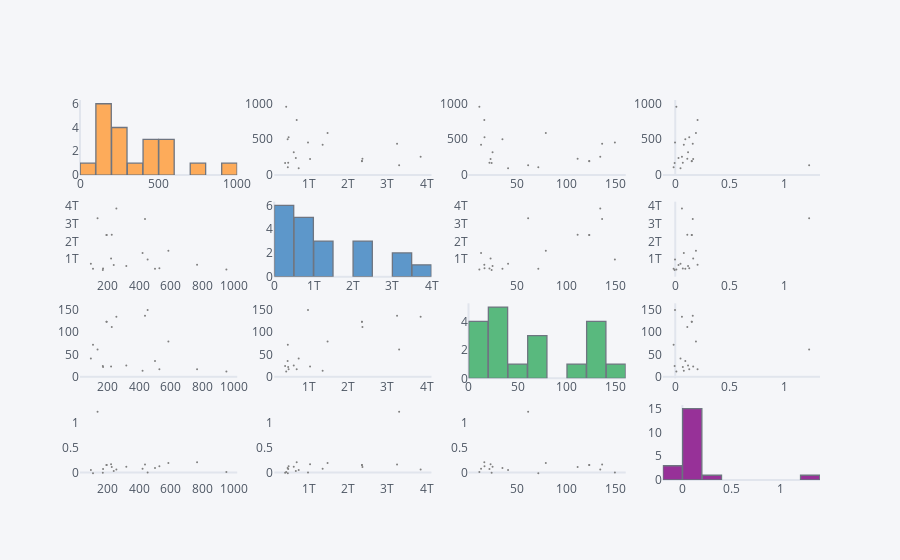

Notebook source saved alongside this figure:
### Code cell
import cufflinks as cf #1
from plotly.offline import download_plotlyjs, init_notebook_mode, plot, iplot #2
init_notebook_mode(connected=True) #3
cf.go_offline() #4
df_matrix.set_index('Symbol', inplace=True)
df_matrix.scatter_matrix()

### Figure 1 — Plotly figure (JSON) as saved in the notebook; plotly's stock layout.template omitted (floating-point values rounded to 4 significant figures)
{"data": [{"histfunc": "count", "histnorm": "", "marker": {"color": "rgba(255, 153, 51, 1.0)", "line": {"color": "#4D5663", "width": 1.3}}, "name": "Currentprice", "nbinsx": 10, "opacity": 0.8, "orientation": "v", "type": "histogram", "x": [254.5, 134.7, 436.6, 224.9, 191.4, 193.0, 585.2, 421.1, 220.8, 453.2, 92.24, 767.8, 237.6, 317.7, 528.0, 169.7, 105.9, 500.1, 954.1, 168.1], "xaxis": "x", "yaxis": "y"}, {"line": {"color": "rgba(128, 128, 128, 1.0)", "dash": "solid", "shape": "linear", "width": 1.3}, "marker": {"size": 2, "symbol": "circle"}, "mode": "markers", "name": "Currentprice", "text": "", "type": "scatter", "x": [3846819807232, 3298803056640, 3246068596736, 2365033807872, 2351625142272, 2351623045120, 1477457739776, 1351627833344, 1031217348608, 978776031232, 740999888896, 690458853376, 668924837888, 615235846144, 484642324480, 474532249600, 465308188672, 460261654528, 423510736896, 395788025856], "xaxis": "x2", "y": [254.5, 134.7, 436.6, 224.9, 191.4, 193.0, 585.2, 421.1, 220.8, 453.2, 92.24, 767.8, 237.6, 317.7, 528.0, 169.7, 105.9, 500.1, 954.1, 168.1], "yaxis": "y2"}, {"line": {"color": "rgba(128, 128, 128, 1.0)", "dash": "solid", "shape": "linear", "width": 1.3}, "marker": {"size": 2, "symbol": "circle"}, "mode": "markers", "name": "Currentprice", "text": "", "type": "scatter", "x": [134.7, 61.18, 136.6, 111.6, 123.5, 123.5, 79.21, 13.24, 22.96, 149.5, 40.78, 16.57, null, 24.97, 16.78, 21.8, 71.54, 35.04, 11.52, 24.04], "xaxis": "x3", "y": [254.5, 134.7, 436.6, 224.9, 191.4, 193.0, 585.2, 421.1, 220.8, 453.2, 92.24, 767.8, 237.6, 317.7, 528.0, 169.7, 105.9, 500.1, 954.1, 168.1], "yaxis": "y3"}, {"line": {"color": "rgba(128, 128, 128, 1.0)", "dash": "solid", "shape": "linear", "width": 1.3}, "marker": {"size": 2, "symbol": "circle"}, "mode": "markers", "name": "Currentprice", "text": "", "type": "scatter", "x": [0.061, 1.224, 0.16, 0.11, 0.151, 0.151, 0.189, 0.078, 0.164, -0.002, 0.048, 0.204, 0.03, 0.117, 0.128, 0.069, -0.015, 0.092, 0.01, -0.006], "xaxis": "x4", "y": [254.5, 134.7, 436.6, 224.9, 191.4, 193.0, 585.2, 421.1, 220.8, 453.2, 92.24, 767.8, 237.6, 317.7, 528.0, 169.7, 105.9, 500.1, 954.1, 168.1], "yaxis": "y4"}, {"line": {"color": "rgba(128, 128, 128, 1.0)", "dash": "solid", "shape": "linear", "width": 1.3}, "marker": {"size": 2, "symbol": "circle"}, "mode": "markers", "name": "Marketcap", "text": "", "type": "scatter", "x": [254.5, 134.7, 436.6, 224.9, 191.4, 193.0, 585.2, 421.1, 220.8, 453.2, 92.24, 767.8, 237.6, 317.7, 528.0, 169.7, 105.9, 500.1, 954.1, 168.1], "xaxis": "x5", "y": [3846819807232, 3298803056640, 3246068596736, 2365033807872, 2351625142272, 2351623045120, 1477457739776, 1351627833344, 1031217348608, 978776031232, 740999888896, 690458853376, 668924837888, 615235846144, 484642324480, 474532249600, 465308188672, 460261654528, 423510736896, 395788025856], "yaxis": "y5"}, {"histfunc": "count", "histnorm": "", "marker": {"color": "rgba(55, 128, 191, 1.0)", "line": {"color": "#4D5663", "width": 1.3}}, "name": "Marketcap", "nbinsx": 10, "opacity": 0.8, "orientation": "v", "type": "histogram", "x": [3846819807232, 3298803056640, 3246068596736, 2365033807872, 2351625142272, 2351623045120, 1477457739776, 1351627833344, 1031217348608, 978776031232, 740999888896, 690458853376, 668924837888, 615235846144, 484642324480, 474532249600, 465308188672, 460261654528, 423510736896, 395788025856], "xaxis": "x6", "yaxis": "y6"}, {"line": {"color": "rgba(128, 128, 128, 1.0)", "dash": "solid", "shape": "linear", "width": 1.3}, "marker": {"size": 2, "symbol": "circle"}, "mode": "markers", "name": "Marketcap", "text": "", "type": "scatter", "x": [134.7, 61.18, 136.6, 111.6, 123.5, 123.5, 79.21, 13.24, 22.96, 149.5, 40.78, 16.57, null, 24.97, 16.78, 21.8, 71.54, 35.04, 11.52, 24.04], "xaxis": "x7", "y": [3846819807232, 3298803056640, 3246068596736, 2365033807872, 2351625142272, 2351623045120, 1477457739776, 1351627833344, 1031217348608, 978776031232, 740999888896, 690458853376, 668924837888, 615235846144, 484642324480, 474532249600, 465308188672, 460261654528, 423510736896, 395788025856], "yaxis": "y7"}, {"line": {"color": "rgba(128, 128, 128, 1.0)", "dash": "solid", "shape": "linear", "width": 1.3}, "marker": {"size": 2, "symbol": "circle"}, "mode": "markers", "name": "Marketcap", "text": "", "type": "scatter", "x": [0.061, 1.224, 0.16, 0.11, 0.151, 0.151, 0.189, 0.078, 0.164, -0.002, 0.048, 0.204, 0.03, 0.117, 0.128, 0.069, -0.015, 0.092, 0.01, -0.006], "xaxis": "x8", "y": [3846819807232, 3298803056640, 3246068596736, 2365033807872, 2351625142272, 2351623045120, 1477457739776, 1351627833344, 1031217348608, 978776031232, 740999888896, 690458853376, 668924837888, 615235846144, 484642324480, 474532249600, 465308188672, 460261654528, 423510736896, 395788025856], "yaxis": "y8"}, {"line": {"color": "rgba(128, 128, 128, 1.0)", "dash": "solid", "shape": "linear", "width": 1.3}, "marker": {"size": 2, "symbol": "circle"}, "mode": "markers", "name": "Ebitda", "text": "", "type": "scatter", "x": [254.5, 134.7, 436.6, 224.9, 191.4, 193.0, 585.2, 421.1, 220.8, 453.2, 92.24, 767.8, 237.6, 317.7, 528.0, 169.7, 105.9, 500.1, 954.1, 168.1], "xaxis": "x9", "y": [134.7, 61.18, 136.6, 111.6, 123.5, 123.5, 79.21, 13.24, 22.96, 149.5, 40.78, 16.57, "", 24.97, 16.78, 21.8, 71.54, 35.04, 11.52, 24.04], "yaxis": "y9"}, {"line": {"color": "rgba(128, 128, 128, 1.0)", "dash": "solid", "shape": "linear", "width": 1.3}, "marker": {"size": 2, "symbol": "circle"}, "mode": "markers", "name": "Ebitda", "text": "", "type": "scatter", "x": [3846819807232, 3298803056640, 3246068596736, 2365033807872, 2351625142272, 2351623045120, 1477457739776, 1351627833344, 1031217348608, 978776031232, 740999888896, 690458853376, 668924837888, 615235846144, 484642324480, 474532249600, 465308188672, 460261654528, 423510736896, 395788025856], "xaxis": "x10", "y": [134.7, 61.18, 136.6, 111.6, 123.5, 123.5, 79.21, 13.24, 22.96, 149.5, 40.78, 16.57, "", 24.97, 16.78, 21.8, 71.54, 35.04, 11.52, 24.04], "yaxis": "y10"}, {"histfunc": "count", "histnorm": "", "marker": {"color": "rgba(50, 171, 96, 1.0)", "line": {"color": "#4D5663", "width": 1.3}}, "name": "Ebitda", "nbinsx": 10, "opacity": 0.8, "orientation": "v", "type": "histogram", "x": [134.7, 61.18, 136.6, 111.6, 123.5, 123.5, 79.21, 13.24, 22.96, 149.5, 40.78, 16.57, null, 24.97, 16.78, 21.8, 71.54, 35.04, 11.52, 24.04], "xaxis": "x11", "yaxis": "y11"}, {"line": {"color": "rgba(128, 128, 128, 1.0)", "dash": "solid", "shape": "linear", "width": 1.3}, "marker": {"size": 2, "symbol": "circle"}, "mode": "markers", "name": "Ebitda", "text": "", "type": "scatter", "x": [0.061, 1.224, 0.16, 0.11, 0.151, 0.151, 0.189, 0.078, 0.164, -0.002, 0.048, 0.204, 0.03, 0.117, 0.128, 0.069, -0.015, 0.092, 0.01, -0.006], "xaxis": "x12", "y": [134.7, 61.18, 136.6, 111.6, 123.5, 123.5, 79.21, 13.24, 22.96, 149.5, 40.78, 16.57, "", 24.97, 16.78, 21.8, 71.54, 35.04, 11.52, 24.04], "yaxis": "y12"}, {"line": {"color": "rgba(128, 128, 128, 1.0)", "dash": "solid", "shape": "linear", "width": 1.3}, "marker": {"size": 2, "symbol": "circle"}, "mode": "markers", "name": "Revenuegrowth", "text": "", "type": "scatter", "x": [254.5, 134.7, 436.6, 224.9, 191.4, 193.0, 585.2, 421.1, 220.8, 453.2, 92.24, 767.8, 237.6, 317.7, 528.0, 169.7, 105.9, 500.1, 954.1, 168.1], "xaxis": "x13", "y": [0.061, 1.224, 0.16, 0.11, 0.151, 0.151, 0.189, 0.078, 0.164, -0.002, 0.048, 0.204, 0.03, 0.117, 0.128, 0.069, -0.015, 0.092, 0.01, -0.006], "yaxis": "y13"}, {"line": {"color": "rgba(128, 128, 128, 1.0)", "dash": "solid", "shape": "linear", "width": 1.3}, "marker": {"size": 2, "symbol": "circle"}, "mode": "markers", "name": "Revenuegrowth", "text": "", "type": "scatter", "x": [3846819807232, 3298803056640, 3246068596736, 2365033807872, 2351625142272, 2351623045120, 1477457739776, 1351627833344, 1031217348608, 978776031232, 740999888896, 690458853376, 668924837888, 615235846144, 484642324480, 474532249600, 465308188672, 460261654528, 423510736896, 395788025856], "xaxis": "x14", "y": [0.061, 1.224, 0.16, 0.11, 0.151, 0.151, 0.189, 0.078, 0.164, -0.002, 0.048, 0.204, 0.03, 0.117, 0.128, 0.069, -0.015, 0.092, 0.01, -0.006], "yaxis": "y14"}, {"line": {"color": "rgba(128, 128, 128, 1.0)", "dash": "solid", "shape": "linear", "width": 1.3}, "marker": {"size": 2, "symbol": "circle"}, "mode": "markers", "name": "Revenuegrowth", "text": "", "type": "scatter", "x": [134.7, 61.18, 136.6, 111.6, 123.5, 123.5, 79.21, 13.24, 22.96, 149.5, 40.78, 16.57, null, 24.97, 16.78, 21.8, 71.54, 35.04, 11.52, 24.04], "xaxis": "x15", "y": [0.061, 1.224, 0.16, 0.11, 0.151, 0.151, 0.189, 0.078, 0.164, -0.002, 0.048, 0.204, 0.03, 0.117, 0.128, 0.069, -0.015, 0.092, 0.01, -0.006], "yaxis": "y15"}, {"histfunc": "count", "histnorm": "", "marker": {"color": "rgba(128, 0, 128, 1.0)", "line": {"color": "#4D5663", "width": 1.3}}, "name": "Revenuegrowth", "nbinsx": 10, "opacity": 0.8, "orientation": "v", "type": "histogram", "x": [0.061, 1.224, 0.16, 0.11, 0.151, 0.151, 0.189, 0.078, 0.164, -0.002, 0.048, 0.204, 0.03, 0.117, 0.128, 0.069, -0.015, 0.092, 0.01, -0.006], "xaxis": "x16", "yaxis": "y16"}], "layout": {"autosize": true, "bargap": 0.02, "legend": {"bgcolor": "#F5F6F9", "font": {"color": "#4D5663"}}, "paper_bgcolor": "#F5F6F9", "plot_bgcolor": "#F5F6F9", "showlegend": false, "title": {"font": {"color": "#4D5663"}}, "xaxis": {"anchor": "y", "autorange": true, "domain": [0, 0.2125], "gridcolor": "#E1E5ED", "range": [0, 1000], "showgrid": false, "tickfont": {"color": "#4D5663"}, "title": {"font": {"color": "#4D5663"}, "text": ""}, "type": "linear", "zerolinecolor": "#E1E5ED"}, "xaxis10": {"anchor": "y10", "autorange": true, "domain": [0.2625, 0.475], "gridcolor": "#E1E5ED", "range": [138100000000.0, 4105000000000.0], "showgrid": false, "tickfont": {"color": "#4D5663"}, "title": {"font": {"color": "#4D5663"}, "text": ""}, "type": "linear", "zerolinecolor": "#E1E5ED"}, "xaxis11": {"anchor": "y11", "autorange": true, "domain": [0.525, 0.7375], "gridcolor": "#E1E5ED", "range": [0, 160], "showgrid": false, "tickfont": {"color": "#4D5663"}, "title": {"font": {"color": "#4D5663"}, "text": ""}, "type": "linear", "zerolinecolor": "#E1E5ED"}, "xaxis12": {"anchor": "y12", "autorange": true, "domain": [0.7875, 1], "gridcolor": "#E1E5ED", "range": [-0.1075, 1.317], "showgrid": false, "tickfont": {"color": "#4D5663"}, "title": {"font": {"color": "#4D5663"}, "text": ""}, "type": "linear", "zerolinecolor": "#E1E5ED"}, "xaxis13": {"anchor": "y13", "autorange": true, "domain": [0, 0.2125], "gridcolor": "#E1E5ED", "range": [27.88, 1018.0], "showgrid": false, "tickfont": {"color": "#4D5663"}, "title": {"font": {"color": "#4D5663"}, "text": ""}, "type": "linear", "zerolinecolor": "#E1E5ED"}, "xaxis14": {"anchor": "y14", "autorange": true, "domain": [0.2625, 0.475], "gridcolor": "#E1E5ED", "range": [138100000000.0, 4105000000000.0], "showgrid": false, "tickfont": {"color": "#4D5663"}, "title": {"font": {"color": "#4D5663"}, "text": ""}, "type": "linear", "zerolinecolor": "#E1E5ED"}, "xaxis15": {"anchor": "y15", "autorange": true, "domain": [0.525, 0.7375], "gridcolor": "#E1E5ED", "range": [1.215, 159.9], "showgrid": false, "tickfont": {"color": "#4D5663"}, "title": {"font": {"color": "#4D5663"}, "text": ""}, "type": "linear", "zerolinecolor": "#E1E5ED"}, "xaxis16": {"anchor": "y16", "autorange": true, "domain": [0.7875, 1], "gridcolor": "#E1E5ED", "range": [-0.2, 1.4], "showgrid": false, "tickfont": {"color": "#4D5663"}, "title": {"font": {"color": "#4D5663"}, "text": ""}, "type": "linear", "zerolinecolor": "#E1E5ED"}, "xaxis2": {"anchor": "y2", "autorange": true, "domain": [0.2625, 0.475], "gridcolor": "#E1E5ED", "range": [138100000000.0, 4105000000000.0], "showgrid": false, "tickfont": {"color": "#4D5663"}, "title": {"font": {"color": "#4D5663"}, "text": ""}, "type": "linear", "zerolinecolor": "#E1E5ED"}, "xaxis3": {"anchor": "y3", "autorange": true, "domain": [0.525, 0.7375], "gridcolor": "#E1E5ED", "range": [1.215, 159.9], "showgrid": false, "tickfont": {"color": "#4D5663"}, "title": {"font": {"color": "#4D5663"}, "text": ""}, "type": "linear", "zerolinecolor": "#E1E5ED"}, "xaxis4": {"anchor": "y4", "autorange": true, "domain": [0.7875, 1], "gridcolor": "#E1E5ED", "range": [-0.1075, 1.317], "showgrid": false, "tickfont": {"color": "#4D5663"}, "title": {"font": {"color": "#4D5663"}, "text": ""}, "type": "linear", "zerolinecolor": "#E1E5ED"}, "xaxis5": {"anchor": "y5", "autorange": true, "domain": [0, 0.2125], "gridcolor": "#E1E5ED", "range": [27.88, 1018.0], "showgrid": false, "tickfont": {"color": "#4D5663"}, "title": {"font": {"color": "#4D5663"}, "text": ""}, "type": "linear", "zerolinecolor": "#E1E5ED"}, "xaxis6": {"anchor": "y6", "autorange": true, "domain": [0.2625, 0.475], "gridcolor": "#E1E5ED", "range": [-0.5, 4000000000000.0], "showgrid": false, "tickfont": {"color": "#4D5663"}, "title": {"font": {"color": "#4D5663"}, "text": ""}, "type": "linear", "zerolinecolor": "#E1E5ED"}, "xaxis7": {"anchor": "y7", "autorange": true, "domain": [0.525, 0.7375], "gridcolor": "#E1E5ED", "range": [1.215, 159.9], "showgrid": false, "tickfont": {"color": "#4D5663"}, "title": {"font": {"color": "#4D5663"}, "text": ""}, "type": "linear", "zerolinecolor": "#E1E5ED"}, "xaxis8": {"anchor": "y8", "autorange": true, "domain": [0.7875, 1], "gridcolor": "#E1E5ED", "range": [-0.1075, 1.317], "showgrid": false, "tickfont": {"color": "#4D5663"}, "title": {"font": {"color": "#4D5663"}, "text": ""}, "type": "linear", "zerolinecolor": "#E1E5ED"}, "xaxis9": {"anchor": "y9", "autorange": true, "domain": [0, 0.2125], "gridcolor": "#E1E5ED", "range": [27.88, 1018.0], "showgrid": false, "tickfont": {"color": "#4D5663"}, "title": {"font": {"color": "#4D5663"}, "text": ""}, "type": "linear", "zerolinecolor": "#E1E5ED"}, "yaxis": {"anchor": "x", "autorange": true, "domain": [0.8025, 1], "gridcolor": "#E1E5ED", "range": [0, 6.316], "showgrid": false, "tickfont": {"color": "#4D5663"}, "title": {"font": {"color": "#4D5663"}, "text": ""}, "zerolinecolor": "#E1E5ED"}, "yaxis10": {"anchor": "x10", "autorange": true, "domain": [0.2675, 0.465], "gridcolor": "#E1E5ED", "range": [-13.84, 174.9], "showgrid": false, "tickfont": {"color": "#4D5663"}, "title": {"font": {"color": "#4D5663"}, "text": ""}, "type": "linear", "zerolinecolor": "#E1E5ED"}, "yaxis11": {"anchor": "x11", "autorange": true, "domain": [0.2675, 0.465], "gridcolor": "#E1E5ED", "range": [0, 5.263], "showgrid": false, "tickfont": {"color": "#4D5663"}, "title": {"font": {"color": "#4D5663"}, "text": ""}, "zerolinecolor": "#E1E5ED"}, "yaxis12": {"anchor": "x12", "autorange": true, "domain": [0.2675, 0.465], "gridcolor": "#E1E5ED", "range": [-13.84, 174.9], "showgrid": false, "tickfont": {"color": "#4D5663"}, "title": {"font": {"color": "#4D5663"}, "text": ""}, "type": "linear", "zerolinecolor": "#E1E5ED"}, "yaxis13": {"anchor": "x13", "autorange": true, "domain": [0, 0.1975], "gridcolor": "#E1E5ED", "range": [-0.2427, 1.452], "showgrid": false, "tickfont": {"color": "#4D5663"}, "title": {"font": {"color": "#4D5663"}, "text": ""}, "type": "linear", "zerolinecolor": "#E1E5ED"}, "yaxis14": {"anchor": "x14", "autorange": true, "domain": [0, 0.1975], "gridcolor": "#E1E5ED", "range": [-0.2427, 1.452], "showgrid": false, "tickfont": {"color": "#4D5663"}, "title": {"font": {"color": "#4D5663"}, "text": ""}, "type": "linear", "zerolinecolor": "#E1E5ED"}, "yaxis15": {"anchor": "x15", "autorange": true, "domain": [0, 0.1975], "gridcolor": "#E1E5ED", "range": [-0.2427, 1.452], "showgrid": false, "tickfont": {"color": "#4D5663"}, "title": {"font": {"color": "#4D5663"}, "text": ""}, "type": "linear", "zerolinecolor": "#E1E5ED"}, "yaxis16": {"anchor": "x16", "autorange": true, "domain": [0, 0.1975], "gridcolor": "#E1E5ED", "range": [0, 15.79], "showgrid": false, "tickfont": {"color": "#4D5663"}, "title": {"font": {"color": "#4D5663"}, "text": ""}, "zerolinecolor": "#E1E5ED"}, "yaxis2": {"anchor": "x2", "autorange": true, "domain": [0.8025, 1], "gridcolor": "#E1E5ED", "range": [-66.15, 1112.0], "showgrid": false, "tickfont": {"color": "#4D5663"}, "title": {"font": {"color": "#4D5663"}, "text": ""}, "type": "linear", "zerolinecolor": "#E1E5ED"}, "yaxis3": {"anchor": "x3", "autorange": true, "domain": [0.8025, 1], "gridcolor": "#E1E5ED", "range": [-66.15, 1112.0], "showgrid": false, "tickfont": {"color": "#4D5663"}, "title": {"font": {"color": "#4D5663"}, "text": ""}, "type": "linear", "zerolinecolor": "#E1E5ED"}, "yaxis4": {"anchor": "x4", "autorange": true, "domain": [0.8025, 1], "gridcolor": "#E1E5ED", "range": [-66.15, 1112.0], "showgrid": false, "tickfont": {"color": "#4D5663"}, "title": {"font": {"color": "#4D5663"}, "text": ""}, "type": "linear", "zerolinecolor": "#E1E5ED"}, "yaxis5": {"anchor": "x5", "autorange": true, "domain": [0.535, 0.7325], "gridcolor": "#E1E5ED", "range": [-238500000000.0, 4481000000000.0], "showgrid": false, "tickfont": {"color": "#4D5663"}, "title": {"font": {"color": "#4D5663"}, "text": ""}, "type": "linear", "zerolinecolor": "#E1E5ED"}, "yaxis6": {"anchor": "x6", "autorange": true, "domain": [0.535, 0.7325], "gridcolor": "#E1E5ED", "range": [0, 6.316], "showgrid": false, "tickfont": {"color": "#4D5663"}, "title": {"font": {"color": "#4D5663"}, "text": ""}, "zerolinecolor": "#E1E5ED"}, "yaxis7": {"anchor": "x7", "autorange": true, "domain": [0.535, 0.7325], "gridcolor": "#E1E5ED", "range": [-238500000000.0, 4481000000000.0], "showgrid": false, "tickfont": {"color": "#4D5663"}, "title": {"font": {"color": "#4D5663"}, "text": ""}, "type": "linear", "zerolinecolor": "#E1E5ED"}, "yaxis8": {"anchor": "x8", "autorange": true, "domain": [0.535, 0.7325], "gridcolor": "#E1E5ED", "range": [-238500000000.0, 4481000000000.0], "showgrid": false, "tickfont": {"color": "#4D5663"}, "title": {"font": {"color": "#4D5663"}, "text": ""}, "type": "linear", "zerolinecolor": "#E1E5ED"}, "yaxis9": {"anchor": "x9", "autorange": true, "domain": [0.2675, 0.465], "gridcolor": "#E1E5ED", "range": [-13.84, 174.9], "showgrid": false, "tickfont": {"color": "#4D5663"}, "title": {"font": {"color": "#4D5663"}, "text": ""}, "type": "linear", "zerolinecolor": "#E1E5ED"}}}
